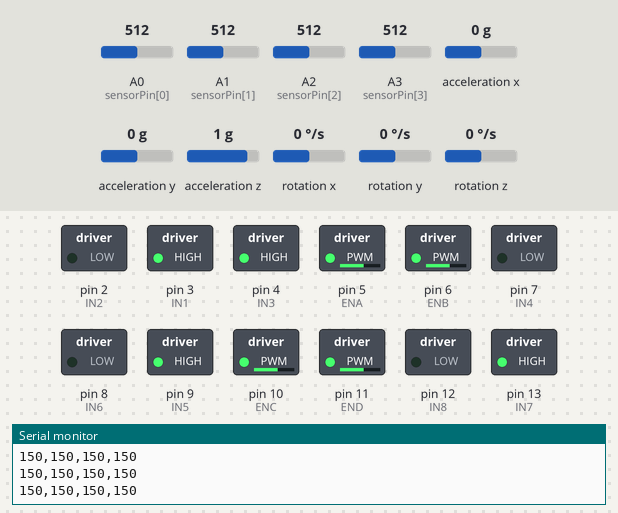
Simulated run of this sketch. Board: Arduino Uno, built with avr-gcc and run on an emulated ATmega328P. Shown: switched loads named in the sketch (green lamp = pin HIGH), the last lines printed to the serial monitor. The inputs (shaded band) are chosen by the test bench; at power-on: rotation z 0 °/s, A0 (sensorPin[0]) = 512, A1 (sensorPin[1]) = 512, A3 (sensorPin[3]) = 512, A2 (sensorPin[2]) = 512, acceleration x 0 g, acceleration y 0 g, acceleration z 1 g, rotation x 0 °/s, rotation y 0 °/s.

Above: at 3.2 s.
3.3 s: rotation z set to -192 °/s
6.3 s: A0 (sensorPin[0]) set to 170
At 8.6 s:
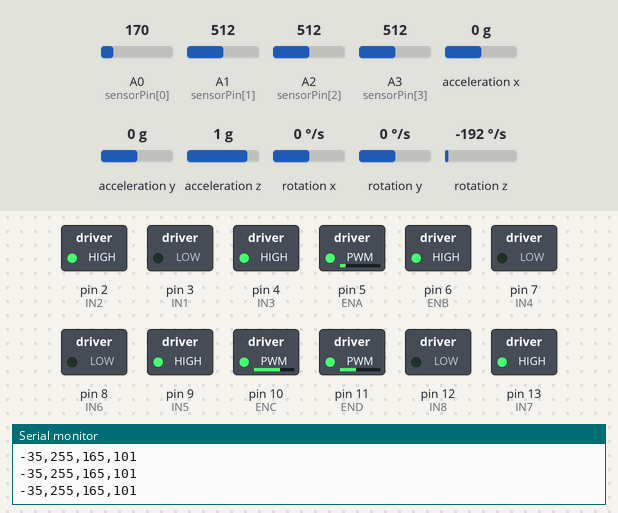
9.3 s: A1 (sensorPin[1]) set to 176
At 10.2 s:
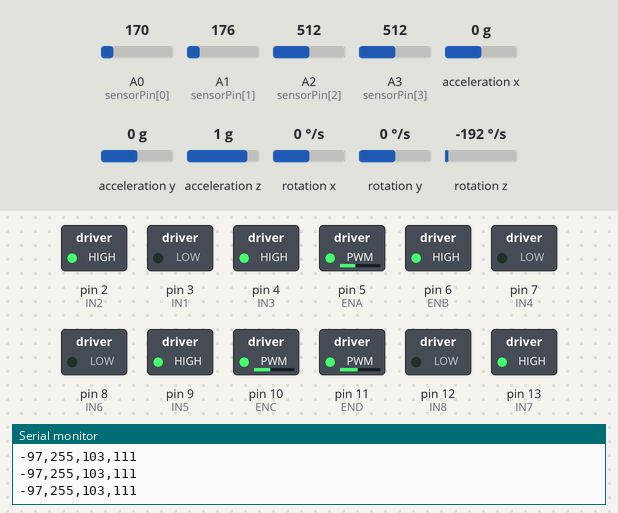
11.4 s: A1 (sensorPin[1]) set to 167
At 12.9 s:
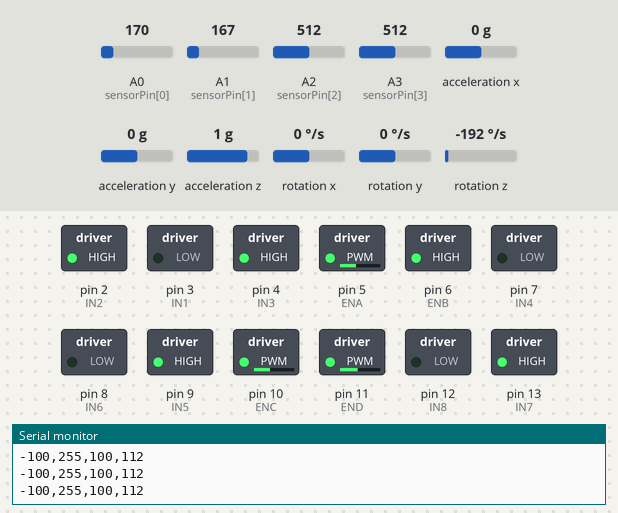
14.4 s: A3 (sensorPin[3]) set to 30
At 15.7 s:
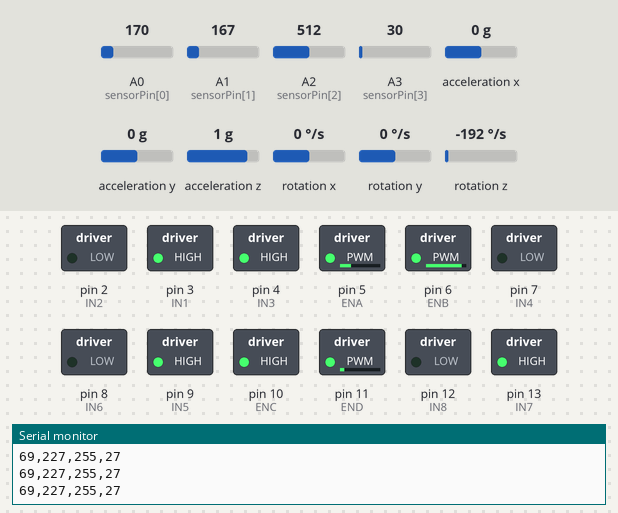
16.2 s: A2 (sensorPin[2]) set to 90
At 17.5 s:
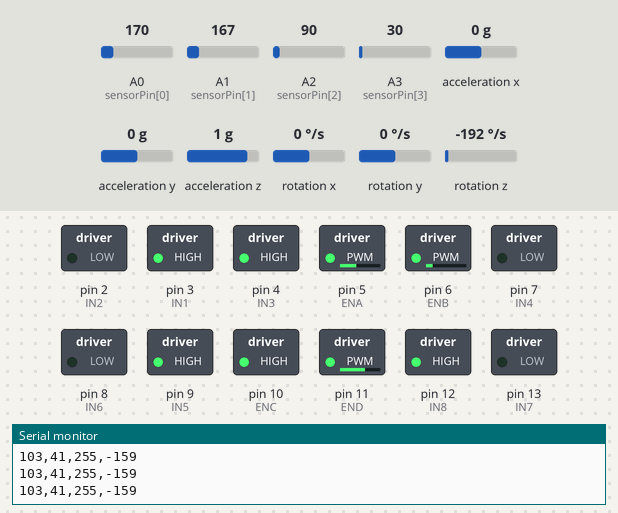
Timing chart, 0 to 40.9 s (numbered marks = the images above; inputs shaded):
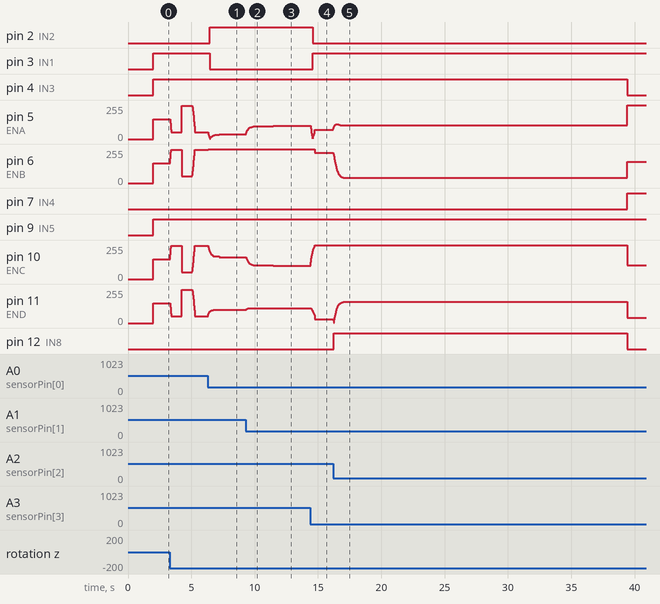

Measured:
- after the input at 6.3 s, pin 2 (IN2): LOW → HIGH after 0.17 s; pin 3 (IN1): HIGH → LOW after 0.17 s; pin 6 (ENB): 250/255 → 255/255 at once; pin 10 (ENC): moves from 250/255 to 165/255 over 0.90 s, starting at once; pin 11 (END): moves from 50/255 to 101/255 over 0.90 s, starting at once
- after the input at 9.3 s, pin 5 (ENA): moves from 35/255 to 97/255 over 0.58 s, starting at once; pin 10 (ENC): moves from 165/255 to 103/255 over 0.58 s, starting at once
- after the input at 11.4 s, pin 5 (ENA): 97/255 → 100/255 after 0.08 s; pin 10 (ENC): 103/255 → 100/255 after 0.08 s; pin 11 (END): 111/255 → 112/255 after 0.08 s
- after the input at 14.4 s, pin 2 (IN2): HIGH → LOW after 0.18 s; pin 3 (IN1): LOW → HIGH after 0.18 s; pin 6 (ENB): 255/255 → 227/255 after 0.36 s; pin 10 (ENC): moves from 100/255 to 255/255 over 0.34 s, starting at once; pin 11 (END): moves from 112/255 to 27/255 over 0.34 s, starting at once
- after the input at 16.2 s, pin 4 (IN3): HIGH → LOW after 23.2 s; pin 7 (IN4): LOW → HIGH after 23.2 s; pin 10 (ENC): 255/255 → 103/255 after 23.2 s; pin 12 (IN8): LOW → HIGH after 0.05 s, → LOW 23.2 s later; pin 13 (IN7): HIGH → LOW after 0.05 s, → HIGH 23.2 s later

The sketch:

bullbot_run.ino
```cpp
#include "Wire.h"
#include <MPU6050_light.h>
int ir = 0;
MPU6050 mpu(Wire);

int sensorPin[4] = { A0, A1, A2, A3 };  // change if your IR sensor is on another pin
float smooth[4] = { 0, 0, 0, 0 };       // smoothed value
float alpha = 0.1;                      // smoothing factor (0.1 = smoother, 0.3 = faster)

int lastPosition = 0;
// Motor pins (adjust based on your wiring)
int IN1 = 3, IN2 = 2, ENA = 5;     // Motor 1
int IN3 = 4, IN4 = 7, ENB = 6;     // Motor 2
int IN5 = 9, IN6 = 8, ENC = 10;    // Motor 3
int IN7 = 13, IN8 = 12, END = 11;  // Motor 4

float targetAngle = 0;  // keep robot facing this direction
float Kp = 5.0;         // tune this gain for correction strength


void setup() {
  pinMode(IN1, OUTPUT);
  pinMode(IN2, OUTPUT);
  pinMode(ENA, OUTPUT);
  pinMode(IN3, OUTPUT);
  pinMode(IN4, OUTPUT);
  pinMode(ENB, OUTPUT);
  pinMode(IN5, OUTPUT);
  pinMode(IN6, OUTPUT);
  pinMode(ENC, OUTPUT);
  pinMode(IN7, OUTPUT);
  pinMode(IN8, OUTPUT);
  pinMode(END, OUTPUT);
  pinMode(ir, INPUT);
  for (int i = 0; i <= 3; i++)
    smooth[i] = analogRead(sensorPin[i]);
  Serial.begin(9600);
  Wire.begin();

  byte status = mpu.begin();
  Serial.print(F("MPU6050 status: "));
  Serial.println(status);
  while (status != 0) {}  // stop everything if could not connect to MPU6050

  Serial.println(F("Calculating offsets, do not move MPU6050"));
  delay(1000);
  // mpu.upsideDownMounting = true; // uncomment this line if the MPU6050 is mounted upside-down
  mpu.calcOffsets();  // gyro and accelero
  Serial.println("Done!\n");
}

// Generic motor driver
void motor(int in1, int in2, int en, int spd) {
  if (spd > 0) {
    digitalWrite(in1, HIGH);
    digitalWrite(in2, LOW);
  } else if (spd < 0) {
    digitalWrite(in1, LOW);
    digitalWrite(in2, HIGH);
  } else {
    digitalWrite(in1, LOW);
    digitalWrite(in2, LOW);
  }
  analogWrite(en, abs(spd));
}


// ===== Demo loop =====
void loop() {
// int x = digitalRead(ir);
// Serial.println(x);
   if (digitalRead(ir) == HIGH) {   // LEFT detects white
     omniDriveWithGyro(0,0,0);
    Serial.println("Left line detected → move right");
    delay(500);   // pause
    omniDrive(150, 0, 0);  // shift right
    delay(500);   // move a little bit
    omniDriveWithGyro(0,0,0);
   }
  // // for (int i = 0; i < 2000; i++) {
  // //   omniDriveWithGyro(150, 0, 0);
  // //   delay(1);
  // // }
  // // omniDriveWithGyro(0, 0, 0);
  // // delay(1000);
  else
  {
  int error = (1500 - ballPos()) / 10;

  // float angle = (err / 150.0) * (PI / 2);
  float angle = (error / 150.0) * (135.0 * PI / 180.0);
  int x = 150 * cos(angle);
  int y = 150 * sin(angle);

  omniDriveWithGyro(x, y, 0);
  // Serial.print(x, DEC);
  // Serial.print(",");
  // Serial.println(y, DEC);
  delay(1);
  }
}


void omniDrive(int vx, int vy, int wz) {
  int w1 = vx + vy - wz;  // Front Left
  int w2 = vx - vy + wz;  // Front Right
  int w3 = vx + vy + wz;  // Rear Right
  int w4 = vx - vy - wz;  // Rear Left

  // // optional: normalize so values stay in PWM range
  // int maxVal = max(max(abs(w1), abs(w2)), max(abs(w3), abs(w4)));
  // if (maxVal > 255) {
  //   w1 = (w1 * 255) / maxVal;
  //   w2 = (w2 * 255) / maxVal;
  //   w3 = (w3 * 255) / maxVal;
  //   w4 = (w4 * 255) / maxVal;
  // }

  w1 = constrain(w1, -255, 255);
  w2 = constrain(w2, -255, 255);
  w3 = constrain(w3, -255, 255);
  w4 = constrain(w4, -255, 255);

  // Serial.print(w1, DEC);
  // Serial.print(",");
  // Serial.print(w2, DEC);
  // Serial.print(",");
  // Serial.print(w3, DEC);
  // Serial.print(",");
  // Serial.println(w4, DEC);

  // Send to motors
  motor(IN1, IN2, ENA, w1);  // Front Left
  motor(IN3, IN4, ENB, w2);  // Front Right
  motor(IN5, IN6, ENC, w3);  // Rear Right
  motor(IN7, IN8, END, w4);  // Rear Left
}


void omniDriveWithGyro(int vx, int vy, int vz) {
  mpu.update();
  float gyroAngle = mpu.getAngleZ();
  // Calculate heading error
  float error = targetAngle - gyroAngle;

  // Normalize error to -180..180
  if (error > 180) error -= 360;
  if (error < -180) error += 360;

  // Proportional control for rotation
  int wz = Kp * error;

  // Limit rotation speed
  if (wz > 100) wz = 100;
  if (wz < -100) wz = -100;

  // Use your existing omni kinematics
  int w1 = vx + vy - wz;  // Front Left
  int w2 = vx - vy + wz;  // Front Right
  int w3 = vx + vy + wz;  // Rear Right
  int w4 = vx - vy - wz;  // Rear Left

  w1 = constrain(w1, -255, 255);
  w2 = constrain(w2, -255, 255);
  w3 = constrain(w3, -255, 255);
  w4 = constrain(w4, -255, 255);

  Serial.print(w1, DEC);
  Serial.print(",");
  Serial.print(w2, DEC);
  Serial.print(",");
  Serial.print(w3, DEC);
  Serial.print(",");
  Serial.println(w4, DEC);

  // Send to motors
  motor(IN1, IN2, ENA, w1);
  motor(IN3, IN4, ENB, w2);
  motor(IN5, IN6, ENC, w3);
  motor(IN7, IN8, END, w4);
}


int ballPos() {
  bool online = false;
  long weightedSum = 0;
  long total = 0;
  int position = 0;

  // put your main code here, to run repeatedly:
  for (int i = 0; i <= 3; i++) {
    int raw = analogRead(sensorPin[i]);                 // read raw sensor value (0–1023)
    smooth[i] = alpha * raw + (1 - alpha) * smooth[i];  // EMA smoothing
    if (smooth[i] > 80) {
      online = true;
      weightedSum += (long)smooth[i] * (i * 1000);
      total += smooth[i];
    }
  }

  if (total == 0) {
    // No line detected
    if (lastPosition > 1500)
      return 3000;  // assume it exited right
    else
      return 0;  // exactly center fallback
  }
  position = weightedSum / total;
  // Optional smoothing (low-pass filter)
  //  position = (lastPosition * 2 + position * 8) / 10;
  lastPosition = position;
  return position;
}
```
